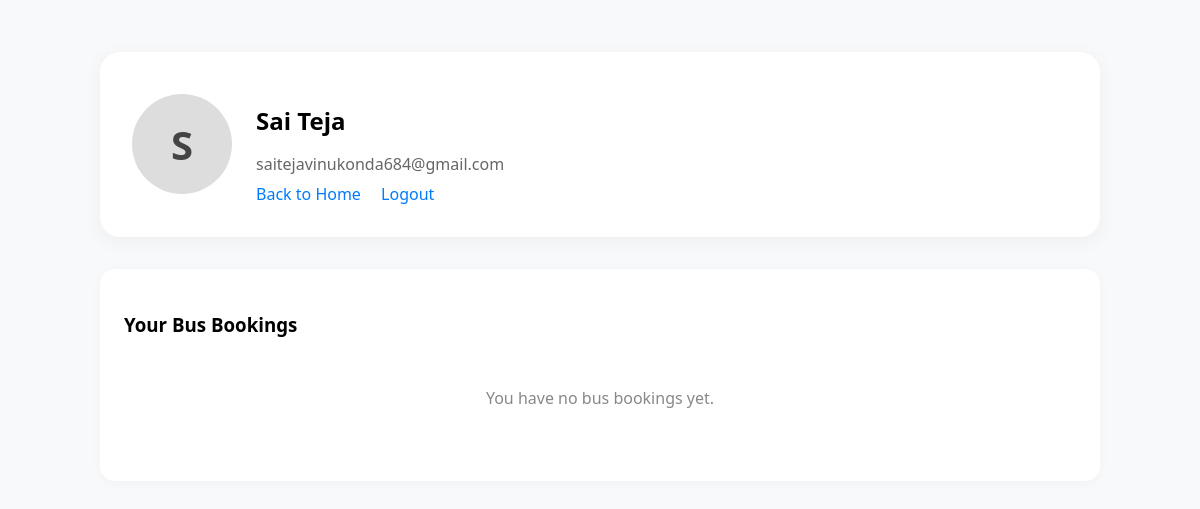
The page /profile/ (signed in) on the database as committed earlier.
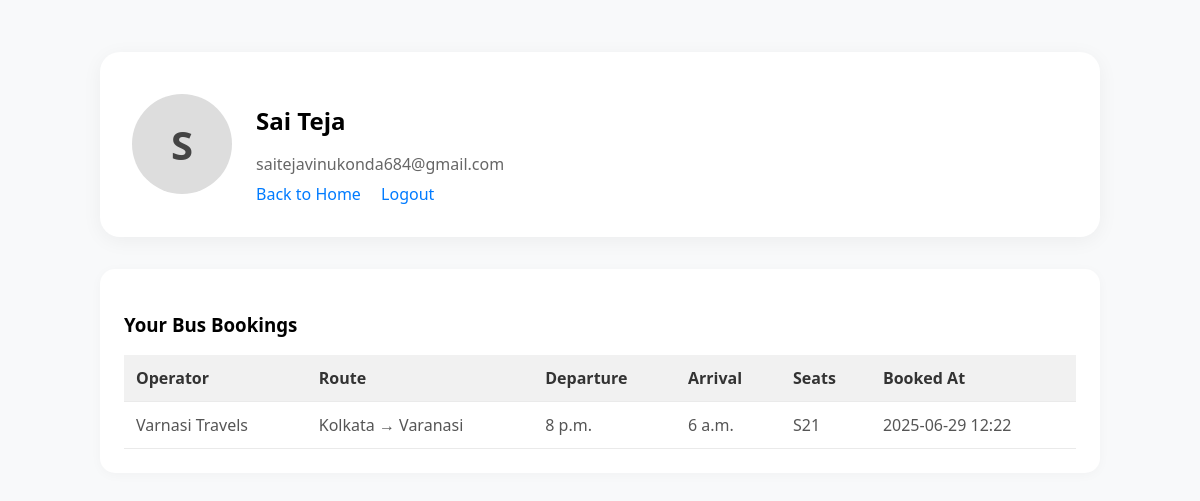
The same page on the database as committed later.
### Travel/models.py (models this page shows, shortened)
class CustomUser(models.Model):
    username = models.CharField(max_length=150, unique=True)
    email = models.EmailField(unique=True)
    password = models.CharField(max_length=128)
    otp = models.IntegerField(null=True, blank=True)

class Booking(models.Model):
    bus = models.ForeignKey(Bus, on_delete=models.CASCADE)
    seats = models.ManyToManyField(Seat)
    user = models.ForeignKey(CustomUser, on_delete=models.SET_NULL, null=True, blank=True)
    booked_at = models.DateTimeField(auto_now_add=True)

class Bus(models.Model):
    operator = models.CharField(max_length=100)
    source = models.CharField(max_length=100)
    destination = models.CharField(max_length=100)
    departure_time = models.TimeField()
    arrival_time = models.TimeField()
    price = models.DecimalField(max_digits=6, decimal_places=2)

class Seat(models.Model):
    bus = models.ForeignKey(Bus, on_delete=models.CASCADE)
    seat_number = models.CharField(max_length=10)
    is_booked = models.BooleanField(default=False)

### Travel/views.py (the view)
# urls.py: path('profile/',views.profile_view,name='profile_view'),
def profile_view(request):
    user_id = request.session.get('user_id')
    if not user_id:
        return redirect('login_view')
    try:
        user = CustomUser.objects.get(id=user_id)
        bookings = Booking.objects.filter(user=user).select_related('bus')
    except CustomUser.DoesNotExist:
        return redirect('login_view')
    return render(request, 'profile.html', {'user': user, 'bookings': bookings})

### Travel/templates/profile.html (shortened to what this page needs)
{% load static %}
<!DOCTYPE html>
<html lang="en">
<head>
  <link rel="stylesheet" href="{% static 'css/styles.css' %}">
</head>
<body>
  <div class="container">
    <div class="profile-card">
      <div class="avatar">{{ user.username|first|upper }}</div>
      <div class="user-info">
        <h2>{{ user.username }}</h2>
        <p>{{ user.email }}</p>
        <div class="actions">
          <a href="{% url 'home' %}">Back to Home</a>
          <a href="{% url 'logout_view' %}">Logout</a>
        </div>
      </div>
    </div>
    <div class="table-wrapper">
      <h3>Your Bus Bookings</h3>
      {% if bookings %}
        <table class="table">
          <thead>
            <tr>
              <th>Operator</th>
              <th>Route</th>
              <th>Departure</th>
              <th>Arrival</th>
              <th>Seats</th>
              <th>Booked At</th>
            </tr>
          </thead>
          <tbody>
            {% for booking in bookings %}
              <tr>
                <td>{{ booking.bus.operator }}</td>
                <td>{{ booking.bus.source }} → {{ booking.bus.destination }}</td>
                <td>{{ booking.bus.departure_time }}</td>
                <td>{{ booking.bus.arrival_time }}</td>
                <td>
                  {% for seat in booking.seats.all %}
                    {{ seat.seat_number }}{% if not forloop.last %}, {% endif %}
                  {% endfor %}
                </td>
                <td>{{ booking.booked_at|date:"Y-m-d H:i" }}</td>
              </tr>
            {% endfor %}
          </tbody>
        </table>
      {% else %}
        <p class="no-bookings">You have no bus bookings yet.</p>
      {% endif %}
    </div>
  </div>
</body>
</html>

### Travel/static/css/styles.css (style rules this page uses)
body { font-family: Arial, sans-serif; margin: 20px; background-color: #f4f4f4; }

### Travel/templates/profile.html (style rules this page uses)
body { background-color: #f8f9fa; font-family: 'Segoe UI', Tahoma, Geneva, Verdana, sans-serif; }
.container { max-width: 1000px; margin: auto; padding: 2rem; }
.profile-card { background: #fff; padding: 2rem; border-radius: 20px; box-shadow: 0 4px 20px rgba(0, 0, 0, 0.05); display: flex; align-items: center; gap: 1.5rem; margin-bottom: 2rem; }
.avatar { width: 100px; height: 100px; border-radius: 50%; background: #ddd; display: flex; justify-content: center; align-items: center; font-size: 2.5rem; font-weight: bold; color: #444; }
.user-info h2 { margin-bottom: 0.25rem; font-weight: 600; }
.user-info p { color: #666; margin-bottom: 0.5rem; }
.actions a { color: #007bff; text-decoration: none; margin-right: 1rem; }
.table-wrapper { background: #fff; padding: 1.5rem; border-radius: 15px; box-shadow: 0 2px 12px rgba(0, 0, 0, 0.03); }
.table { width: 100%; border-collapse: collapse; margin-top: 1rem; }
.table th, .table td { padding: 0.75rem; text-align: left; border-bottom: 1px solid #eaeaea; }
.table th { background-color: #f1f1f1; color: #333; }
.table td { color: #555; }

Rows that differ between the two databases and show on the page:
added Booking: bus.operator "Varnasi Travels", bus.source "Kolkata", bus.destination "Varanasi", bus.departure_time "8 p.m.", bus.arrival_time "6 a.m.", booked_at "2025-06-29 12:22"
now on this page (row edited): Seat: seat_number "S21"
Other text that changed with them:
text no longer shown: "You have no bus bookings yet."
text now shown: "Operator Route Departure Arrival Seats Booked At"
